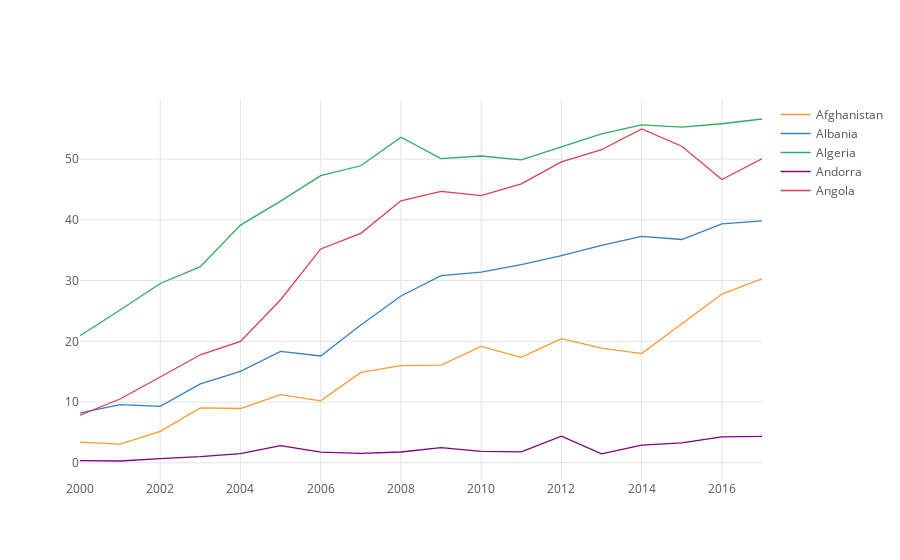

Notebook code cell kept with this figure:
### Code cell
df1 = pd.read_csv('WITS-Partner-Timeseries (1).csv',encoding = "ISO-8859-1").drop(['Reporter Name', 'Trade Flow', 'Indicator'],axis=1).set_index('Partner Name')
df1.head().T.iplot(theme='white')

### Figure 1 — Plotly figure (JSON) as saved in the notebook; plotly's stock layout.template omitted (floating-point values rounded to 4 significant figures)
{"data": [{"line": {"color": "rgba(255, 153, 51, 1.0)", "dash": "solid", "shape": "linear", "width": 1.3}, "mode": "lines", "name": "Afghanistan", "text": "", "type": "scatter", "uid": "44d38c91-a5c4-4bac-b719-d521bae8c660", "x": ["2000", "2001", "2002", "2003", "2004", "2005", "2006", "2007", "2008", "2009", "2010", "2011", "2012", "2013", "2014", "2015", "2016", "2017"], "y": [3.397, 3.068, 5.167, 9.041, 8.939, 11.21, 10.19, 14.87, 16.01, 16.09, 19.17, 17.35, 20.43, 18.88, 17.98, 22.81, 27.78, 30.3]}, {"line": {"color": "rgba(55, 128, 191, 1.0)", "dash": "solid", "shape": "linear", "width": 1.3}, "mode": "lines", "name": "Albania", "text": "", "type": "scatter", "uid": "cb9079cb-9b1b-4ea3-9012-2cc0126ae5cc", "x": ["2000", "2001", "2002", "2003", "2004", "2005", "2006", "2007", "2008", "2009", "2010", "2011", "2012", "2013", "2014", "2015", "2016", "2017"], "y": [8.212, 9.579, 9.279, 12.98, 15.07, 18.34, 17.59, 22.68, 27.46, 30.82, 31.39, 32.61, 34.1, 35.79, 37.27, 36.77, 39.33, 39.83]}, {"line": {"color": "rgba(50, 171, 96, 1.0)", "dash": "solid", "shape": "linear", "width": 1.3}, "mode": "lines", "name": "Algeria", "text": "", "type": "scatter", "uid": "6bcb4aeb-ca95-4ba3-a487-1118068dcd9e", "x": ["2000", "2001", "2002", "2003", "2004", "2005", "2006", "2007", "2008", "2009", "2010", "2011", "2012", "2013", "2014", "2015", "2016", "2017"], "y": [20.93, 25.15, 29.52, 32.29, 39.14, 43.09, 47.28, 48.91, 53.6, 50.08, 50.52, 49.88, 52.02, 54.17, 55.66, 55.29, 55.83, 56.61]}, {"line": {"color": "rgba(128, 0, 128, 1.0)", "dash": "solid", "shape": "linear", "width": 1.3}, "mode": "lines", "name": "Andorra", "text": "", "type": "scatter", "uid": "387bff8f-31a2-487b-9abf-7cd2fadc70d0", "x": ["2000", "2001", "2002", "2003", "2004", "2005", "2006", "2007", "2008", "2009", "2010", "2011", "2012", "2013", "2014", "2015", "2016", "2017"], "y": [0.3543, 0.2922, 0.6959, 1.012, 1.5, 2.825, 1.748, 1.536, 1.774, 2.494, 1.863, 1.801, 4.372, 1.47, 2.914, 3.271, 4.279, 4.355]}, {"line": {"color": "rgba(219, 64, 82, 1.0)", "dash": "solid", "shape": "linear", "width": 1.3}, "mode": "lines", "name": "Angola", "text": "", "type": "scatter", "uid": "7efaf4e0-4888-4db3-ae70-ea16d6e7cfdb", "x": ["2000", "2001", "2002", "2003", "2004", "2005", "2006", "2007", "2008", "2009", "2010", "2011", "2012", "2013", "2014", "2015", "2016", "2017"], "y": [7.837, 10.5, 14.13, 17.79, 19.99, 26.86, 35.21, 37.78, 43.14, 44.69, 44.01, 45.94, 49.55, 51.55, 54.98, 52.13, 46.64, 50.06]}], "layout": {"legend": {"bgcolor": "#FFFFFF", "font": {"color": "#4D5663"}}, "paper_bgcolor": "#FFFFFF", "plot_bgcolor": "#FFFFFF", "title": {"font": {"color": "#4D5663"}}, "xaxis": {"gridcolor": "#E1E5ED", "showgrid": true, "tickfont": {"color": "#4D5663"}, "title": {"font": {"color": "#4D5663"}, "text": ""}, "zerolinecolor": "#E1E5ED"}, "yaxis": {"gridcolor": "#E1E5ED", "showgrid": true, "tickfont": {"color": "#4D5663"}, "title": {"font": {"color": "#4D5663"}, "text": ""}, "zerolinecolor": "#E1E5ED"}}}
